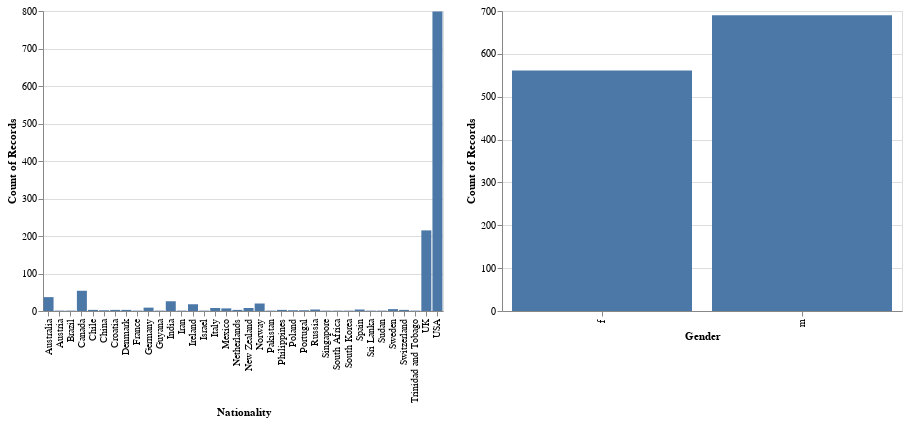

Notebook source saved alongside this figure:
### Code cell
ch_nat = alt.Chart(vc_df).mark_bar().encode(
x='Nationality:N',
y='count()',
tooltip=['count()','Nationality'])

ch_gen = alt.Chart(vc_df).mark_bar().encode(
x='Gender:N',
y='count()',
tooltip=['count()','Gender'])

ch_nat | ch_gen

### Figure 1 — Vega-Lite specification as saved in the notebook (floating-point values rounded to 4 significant figures; data arrays with more than 128 entries replaced by an {"elided": "..."} marker saying what was removed)
{"$schema": "https://vega.github.io/schema/vega-lite/v2.6.0.json", "config": {"view": {"height": 300, "width": 400}}, "datasets": {"data-e691498fc743ed68478e302c8247a2e1": {"elided": "1251 records"}}, "hconcat": [{"data": {"name": "data-e691498fc743ed68478e302c8247a2e1"}, "encoding": {"tooltip": [{"aggregate": "count", "type": "quantitative"}, {"field": "Nationality", "type": "nominal"}], "x": {"field": "Nationality", "type": "nominal"}, "y": {"aggregate": "count", "type": "quantitative"}}, "mark": "bar"}, {"data": {"name": "data-e691498fc743ed68478e302c8247a2e1"}, "encoding": {"tooltip": [{"aggregate": "count", "type": "quantitative"}, {"field": "Gender", "type": "nominal"}], "x": {"field": "Gender", "type": "nominal"}, "y": {"aggregate": "count", "type": "quantitative"}}, "mark": "bar"}]}
